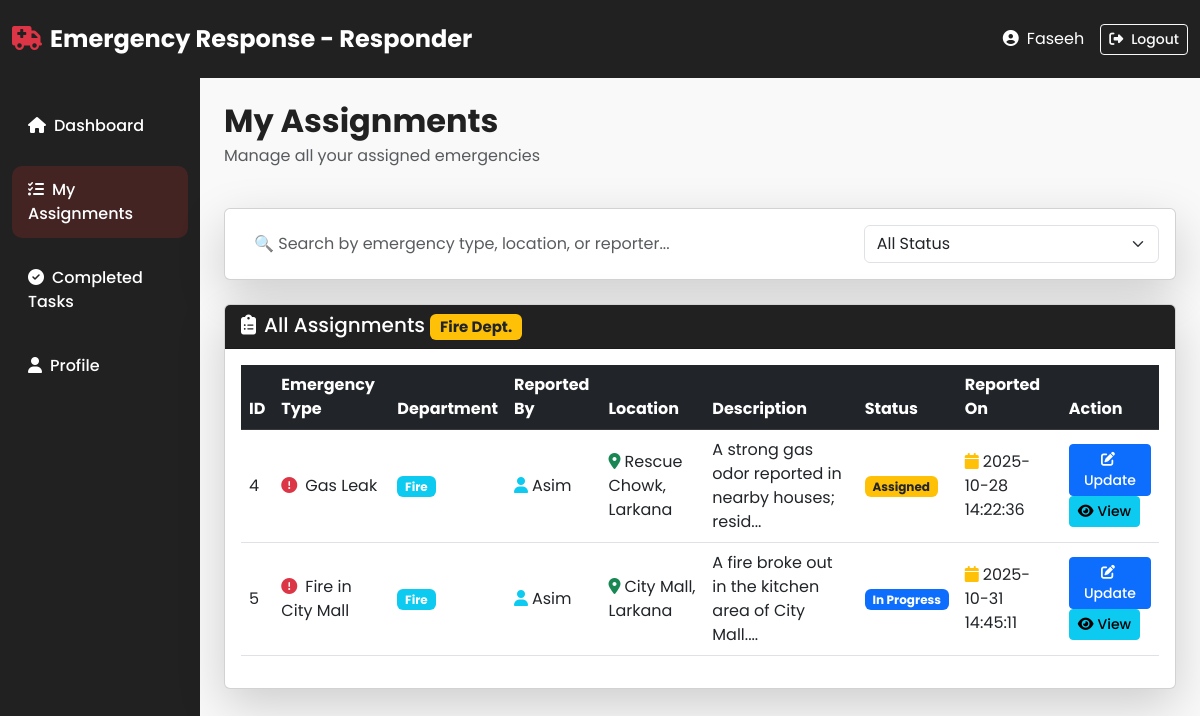
The app's page /responder/my_assignments.php (signed in) with its own data.
### tables this page shows
CREATE TABLE `responders` (
  `Responder_Id` int(11) NOT NULL,
  `User_Id` int(11) NOT NULL,
  `Department` varchar(100) NOT NULL,
  `Responder_Status` varchar(100) DEFAULT 'Available',
  `Location` varchar(255) DEFAULT NULL,
  `Experience` varchar(50) DEFAULT NULL
);

CREATE TABLE `emergencies` (
  `Emergency_Id` int(11) NOT NULL,
  `User_Id` int(11) NOT NULL,
  `Emergency_Name` varchar(100) NOT NULL,
  `Description` varchar(500) NOT NULL,
  `Location` varchar(200) NOT NULL,
  `Emergency_Status` varchar(50) DEFAULT 'Pending',
  `Incident_Time` datetime NOT NULL,
  `Reported_Time` timestamp NOT NULL DEFAULT current_timestamp(),
  `Emergency_Department` varchar(100) DEFAULT NULL
);

CREATE TABLE `users` (
  `Id` int(11) NOT NULL,
  `Name` varchar(100) NOT NULL,
  `Email` varchar(100) NOT NULL,
  `Pass` varchar(255) NOT NULL,
  `Role` varchar(50) NOT NULL DEFAULT 'citizen',
  `Phone` varchar(20) NOT NULL,
  `Address` varchar(100) DEFAULT NULL,
  `Join_Date` date DEFAULT curdate()
);

### responder/my_assignments.php (the view, shortened to what this page needs)
<?php
include '../include/db.php';
$user_id = $_SESSION['user_id'];
$dept_sql = "SELECT Department FROM responders WHERE User_Id = $user_id";
$dept_result = mysqli_query($conn, $dept_sql);
$dept_row = mysqli_fetch_assoc($dept_result);
$responder_department = $dept_row['Department'];
$assignments_sql = "SELECT emergencies.*, users.Name as Reporter_Name
                    FROM emergencies
                    INNER JOIN users ON emergencies.User_Id = users.Id
                    WHERE emergencies.Emergency_Status IN ('Assigned', 'In Progress')
                    AND emergencies.Emergency_Department = '$responder_department'
                    ORDER BY
                        CASE
                            WHEN emergencies.Emergency_Status = 'Assigned' THEN 1
                            WHEN emergencies.Emergency_Status = 'In Progress' THEN 2
                        END,
                        emergencies.Reported_Time DESC";
$assignments_result = mysqli_query($conn, $assignments_sql);
?>
<!DOCTYPE html>
<html lang="en">
<head>
  <link href="https://cdn.jsdelivr.net/npm/bootstrap@5.3.0/dist/css/bootstrap.min.css" rel="stylesheet">
  <link rel="stylesheet" href="https://cdnjs.cloudflare.com/ajax/libs/font-awesome/6.4.0/css/all.min.css">
  <link rel="stylesheet" href="../admin/style.css">
</head>
<body>
  <nav class="navbar navbar-expand-lg navbar-dark bg-dark-custom">
    <div class="container-fluid">
      <a class="navbar-brand fw-bold" href="#">
        <i class="fas fa-ambulance text-danger me-2"></i>Emergency Response - Responder
      </a>
      <div class="d-flex align-items-center">
        <span class="text-white me-3">
          <i class="fas fa-user-circle me-2"></i><?php echo htmlspecialchars($_SESSION['user_name']); ?>
        </span>
        <a href="../logout.php" class="btn btn-outline-light btn-sm">
          <i class="fas fa-sign-out-alt me-2"></i>Logout
        </a>
      </div>
    </div>
  </nav>
  <div class="container-fluid">
    <div class="row">
      <nav class="col-md-3 col-lg-2 bg-dark-custom sidebar vh-100 position-fixed pt-4">
        <ul class="nav flex-column">
          <li class="nav-item mb-2"><a class="nav-link text-white" href="responder_dashboard.php"><i class="fas fa-home me-2"></i>Dashboard</a></li>
          <li class="nav-item mb-2"><a class="nav-link active text-white" href="my_assignments.php"><i class="fas fa-tasks me-2"></i>My Assignments</a></li>
          <li class="nav-item mb-2"><a class="nav-link text-white" href="completed_tasks.php"><i class="fas fa-check-circle me-2"></i>Completed Tasks</a></li>
          <li class="nav-item mb-2"><a class="nav-link text-white" href="responder_profile.php"><i class="fas fa-user me-2"></i>Profile</a></li>
        </ul>
      </nav>
      <main class="col-md-9 col-lg-10 ms-auto px-4 py-4">
        <div class="d-flex justify-content-between align-items-center mb-4">
          <div>
            <h2 class="fw-bold mb-1">My Assignments</h2>
            <p class="text-muted">Manage all your assigned emergencies </p>
          </div>
        </div>
        <div class="card shadow-lg mb-4">
          <div class="card-body">
            <div class="row g-3">
              <div class="col-md-8">
                <input type="text" class="form-control text-dark" id="searchAssignment" placeholder="🔍 Search by emergency type, location, or reporter...">
              </div>
              <div class="col-md-4">
                <select class="form-select" id="filterStatus">
                  <option value="all">All Status</option>
                </select>
              </div>
            </div>
          </div>
        </div>
        <div class="card shadow-lg">
          <div class="card-header bg-dark-custom text-white">
            <h5 class="mb-0">
              <i class="fas fa-clipboard-list me-2"></i>All Assignments
              <span class="badge bg-warning text-dark"><?php echo $responder_department; ?> Dept.</span>
            </h5>
          </div>
          <div class="card-body">
            <div class="table-responsive">
              <table class="table table-hover align-middle" id="assignmentsTable">
                <thead class="table-dark">
                  <tr>
                    <th>ID</th>
                    <th>Emergency Type</th>
                    <th>Department</th>
                    <th>Reported By</th>
                    <th>Location</th>
                    <th>Description</th>
                    <th>Status</th>
                    <th>Reported On</th>
                    <th>Action</th>
                  </tr>
                </thead>
                <tbody>
                  <?php
                  if(mysqli_num_rows($assignments_result) > 0){
                      while($row = mysqli_fetch_assoc($assignments_result)){
                          $status = $row['Emergency_Status'];
                          if ($status == 'Assigned') {
                              $badgeClass = 'bg-warning text-dark';
                          } elseif ($status == 'In Progress') {
                              $badgeClass = 'bg-primary';
                          } else {
                              $badgeClass = 'bg-success';
                          }
                          $description = !empty($row['Description']) ? substr($row['Description'], 0, 50) . '...' : 'N/A';
                          echo "<tr>
                                  <td>{$row['Emergency_Id']}</td>
                                  <td><i class='fas fa-exclamation-circle text-danger me-2'></i>{$row['Emergency_Name']}</td>
                                  <td><span class='badge bg-info'>{$row['Emergency_Department']}</span></td>
                                  <td><i class='fas fa-user text-info me-1'></i>{$row['Reporter_Name']}</td>
                                  <td><i class='fas fa-map-marker-alt text-success me-1'></i>{$row['Location']}</td>
                                  <td>{$description}</td>
                                  <td><span class='badge {$badgeClass}'>{$status}</span></td>
                                  <td><i class='fas fa-calendar text-warning me-1'></i>{$row['Reported_Time']}</td>
                                  <td>
                                      <button class='btn btn-sm btn-primary' onclick='openStatusModal({$row['Emergency_Id']}, \"{$row['Emergency_Status']}\")'>
                                        <i class='fas fa-edit me-1'></i>Update
                                      </button>
                                      <button class='btn btn-sm btn-info' onclick='viewDetails({$row['Emergency_Id']})'>
                                        <i class='fas fa-eye me-1'></i>View
                                      </button>
                                  </td>
                              </tr>";
                      }
                  } else {
                      echo "<tr><td colspan='9' class='text-center text-muted py-4'>
                              <i class='fas fa-inbox fs-1 text-secondary mb-3 d-block'></i>
                              <h5>No assignments found</h5>
                              <p>You have no emergency assignments for {$responder_department} Department at the moment</p>
                            </td></tr>";
                  }
                  ?>
                </tbody>
              </table>
            </div>
          </div>
        </div>
      </main>
    </div>
  </div>
</body>
</html>

### admin/style.css (style rules this page uses)
:root { --primary-red: #D32F2F; --primary-dark: #212121; --primary-white: #F9F9F9; --primary-blue: #1976D2; --success-green: #2E7D32; --warning-orange: #F57C00; --danger-red: #C62828; }
* { margin: 0; padding: 0; box-sizing: border-box; }
body { font-family: 'Poppins', sans-serif; color: var(--primary-dark); background: var(--primary-white); }
.bg-dark-custom { background-color: var(--primary-dark) !important; }
.navbar { padding: 1rem 0; transition: all 0.3s ease; position: sticky; top: 0; z-index: 1000; }
.navbar-brand { font-size: 1.5rem; font-weight: 700; }
.nav-link { transition: all 0.3s ease; font-weight: 500; }
.form-control { border-color: rgba(255, 255, 255, 0.2) !important; }
.sidebar { padding-top: 2rem; background: var(--primary-dark); }
.sidebar .nav-link { padding: 0.75rem 1rem; border-radius: 10px; margin-bottom: 0.5rem; color: rgba(255, 255, 255, 0.7); transition: all 0.3s ease; }
.sidebar .nav-link:hover, .sidebar .nav-link.active { background: rgba(211, 47, 47, 0.2); color: white; }
.btn { transition: all 0.3s ease; font-weight: 500; }
.card { transition: all 0.3s ease; }
html { scroll-behavior: smooth; }

### records on screen
responders: Department "Fire"
emergencies: Emergency_Id "4", Emergency_Name "Gas Leak", Emergency_Department "Fire", User_Id.Name "Asim", Location "Rescue Chowk, Larkana", Description "A strong gas odor reported in nearby houses; resid...", Emergency_Status "Assigned", Reported_Time "2025-10-28 14:22:36"
emergencies: Emergency_Id "5", Emergency_Name "Fire in City Mall", Emergency_Department "Fire", User_Id.Name "Asim", Location "City Mall, Larkana", Description "A fire broke out in the kitchen area of City Mall....", Emergency_Status "In Progress", Reported_Time "2025-10-31 14:45:11"

### other values on screen
$_SESSION['user_name'] "Faseeh"
